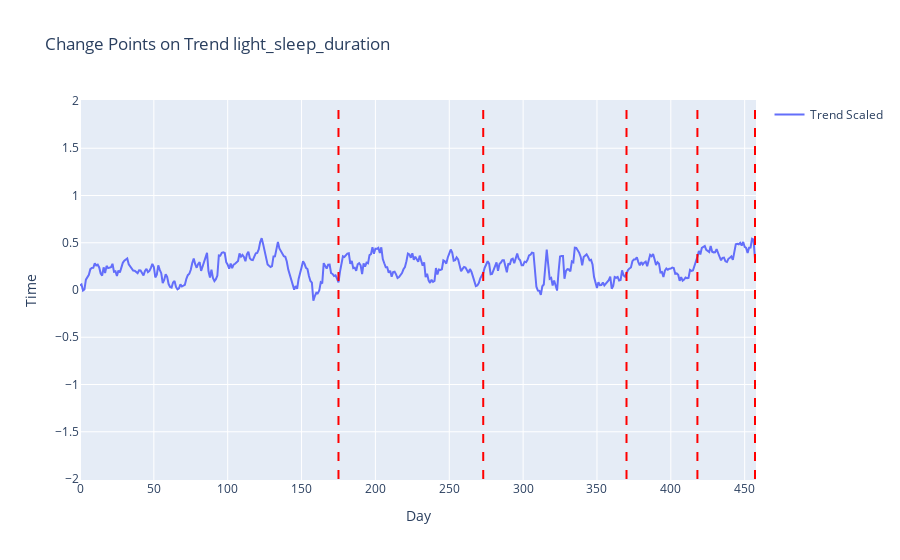
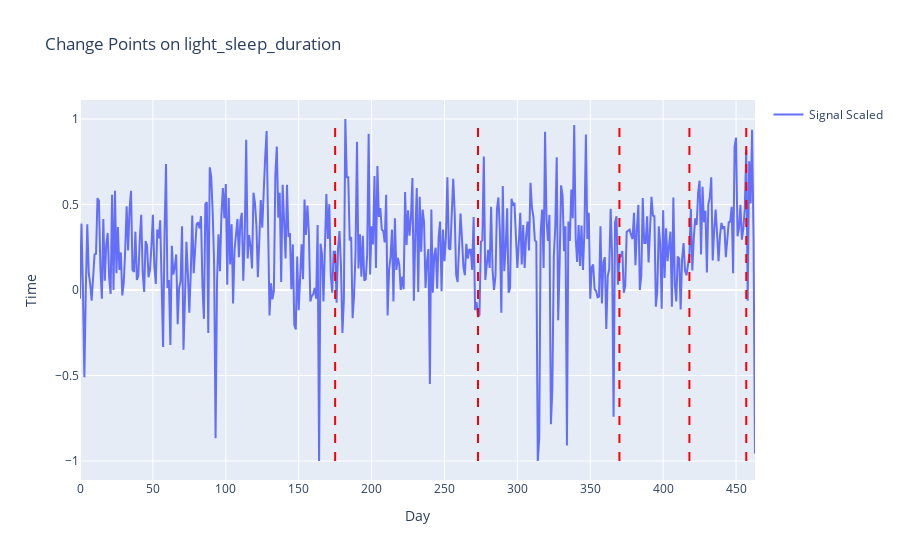

Notebook code cell kept with these figures, in order:
### Code cell
anomaly.startTrend(column = 'light_sleep_duration', penalty = 5, minSize = 30, percentChangePoints=0.7)

### Figure 1 — Plotly figure (JSON) as saved in the notebook; plotly's stock layout.template omitted (floating-point values rounded to 4 significant figures; data arrays with more than 128 entries replaced by an {"elided": "..."} marker saying what was removed)
{"data": [{"mode": "lines", "name": "Trend Scaled", "type": "scatter", "x": {"elided": "458 int values"}, "y": {"elided": "458 float values"}}], "layout": {"shapes": [{"line": {"color": "red", "dash": "dash", "width": 2}, "type": "line", "x0": 175, "x1": 175, "y0": -2, "y1": 2}, {"line": {"color": "red", "dash": "dash", "width": 2}, "type": "line", "x0": 273, "x1": 273, "y0": -2, "y1": 2}, {"line": {"color": "red", "dash": "dash", "width": 2}, "type": "line", "x0": 370, "x1": 370, "y0": -2, "y1": 2}, {"line": {"color": "red", "dash": "dash", "width": 2}, "type": "line", "x0": 418, "x1": 418, "y0": -2, "y1": 2}, {"line": {"color": "red", "dash": "dash", "width": 2}, "type": "line", "x0": 457, "x1": 457, "y0": -2, "y1": 2}], "showlegend": true, "title": {"text": "Change Points on Trend light_sleep_duration"}, "xaxis": {"title": {"text": "Day"}}, "yaxis": {"title": {"text": "Time"}}}}

### Figure 2 — Plotly figure (JSON) as saved in the notebook; plotly's stock layout.template omitted (floating-point values rounded to 4 significant figures; data arrays with more than 128 entries replaced by an {"elided": "..."} marker saying what was removed)
{"data": [{"mode": "lines", "name": "Signal Scaled", "type": "scatter", "x": {"elided": "464 int values"}, "y": {"elided": "464 float values"}}], "layout": {"shapes": [{"line": {"color": "red", "dash": "dash", "width": 2}, "type": "line", "x0": 175, "x1": 175, "y0": -1, "y1": 1}, {"line": {"color": "red", "dash": "dash", "width": 2}, "type": "line", "x0": 273, "x1": 273, "y0": -1, "y1": 1}, {"line": {"color": "red", "dash": "dash", "width": 2}, "type": "line", "x0": 370, "x1": 370, "y0": -1, "y1": 1}, {"line": {"color": "red", "dash": "dash", "width": 2}, "type": "line", "x0": 418, "x1": 418, "y0": -1, "y1": 1}, {"line": {"color": "red", "dash": "dash", "width": 2}, "type": "line", "x0": 457, "x1": 457, "y0": -1, "y1": 1}], "showlegend": true, "title": {"text": "Change Points on light_sleep_duration"}, "xaxis": {"title": {"text": "Day"}}, "yaxis": {"title": {"text": "Time"}}}}
